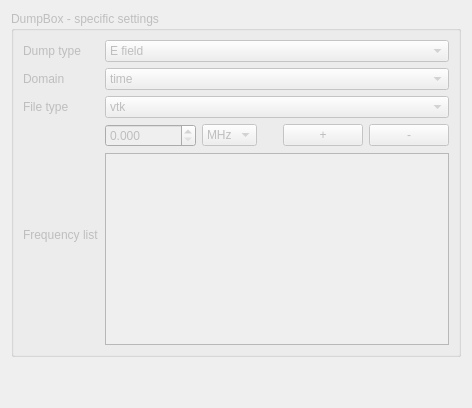
               <widget class="QWidget" name="DumpBox">
                <attribute name="title">
                 <string>DumpBox</string>
                </attribute>
                <layout class="QVBoxLayout" name="verticalLayout_50">
                 <item>
                  <widget class="QGroupBox" name="dumpboxProbeSettingsGroup">
                   <property name="enabled">
                    <bool>false</bool>
                   </property>
                   <property name="title">
                    <string>DumpBox - specific settings</string>
                   </property>
                   <layout class="QGridLayout" name="gridLayout_36">
                    <item row="1" column="1">
                     <widget class="QComboBox" name="dumpboxProbeDomain">
                      <item>
                       <property name="text">
                        <string>time</string>
                       </property>
                      </item>
                      <item>
                       <property name="text">
                        <string>frequency</string>
                       </property>
                      </item>
                     </widget>
                    </item>
                    <item row="0" column="0">
                     <widget class="QLabel" name="label_159">
                      <property name="text">
                       <string>Dump type</string>
                      </property>
                     </widget>
                    </item>
                    <item row="0" column="1">
                     <widget class="QComboBox" name="dumpboxProbeType">
                      <item>
                       <property name="text">
                        <string>E field</string>
                       </property>
                      </item>
                      <item>
                       <property name="text">
                        <string>H field</string>
                       </property>
                      </item>
                      <item>
                       <property name="text">
                        <string>J field</string>
                       </property>
                      </item>
                      <item>
                       <property name="text">
                        <string>D field</string>
                       </property>
                      </item>
                      <item>
                       <property name="text">
                        <string>B field</string>
                       </property>
                      </item>
                     </widget>
                    </item>
                    <item row="1" column="0">
                     <widget class="QLabel" name="label_160">
                      <property name="text">
                       <string>Domain</string>
                      </property>
                     </widget>
                    </item>
                    <item row="2" column="0">
                     <widget class="QLabel" name="label_161">
                      <property name="text">
                       <string>File type</string>
                      </property>
                     </widget>
                    </item>
                    <item row="2" column="1">
                     <widget class="QComboBox" name="dumpboxProbeFileType">
                      <item>
                       <property name="text">
                        <string>vtk</string>
                       </property>
                      </item>
                      <item>
                       <property name="text">
                        <string>hdf5</string>
                       </property>
                      </item>
                     </widget>
                    </item>
                    <item row="3" column="0">
                     <widget class="QLabel" name="label_162">
                      <property name="text">
                       <string>Frequency list</string>
                      </property>
                     </widget>
                    </item>
                    <item row="3" column="1">
                     <layout class="QVBoxLayout" name="verticalLayout_51">
                      <property name="leftMargin">
                       <number>0</number>
                      </property>
                      <property name="topMargin">
                       <number>0</number>
                      </property>
                      <property name="rightMargin">
                       <number>0</number>
                      </property>
                      <property name="bottomMargin">
                       <number>0</number>
                      </property>
                      <item>
                       <layout class="QHBoxLayout" name="horizontalLayout_89">
                        <property name="leftMargin">
                         <number>0</number>
                        </property>
                        <property name="topMargin">
                         <number>0</number>
                        </property>
                        <property name="rightMargin">
                         <number>0</number>
                        </property>
                        <property name="bottomMargin">
                         <number>0</number>
                        </property>
                        <item>
                         <widget class="QDoubleSpinBox" name="dumpboxProbeFrequencyInput">
                          <property name="enabled">
                           <bool>false</bool>
                          </property>
                          <property name="decimals">
                           <number>3</number>
                          </property>
                          <property name="minimum">
                           <double>0.000000000000000</double>
                          </property>
                          <property name="maximum">
                           <double>100000000000.000000000000000</double>
                          </property>
                          <property name="value">
                           <double>0.000000000000000</double>
                          </property>
                         </widget>
                        </item>
                        <item>
                         <widget class="QComboBox" name="dumpboxProbeFrequencyUnits">
                          <property name="enabled">
                           <bool>false</bool>
                          </property>
                          <property name="currentIndex">
                           <number>2</number>
                          </property>
                          <item>
                           <property name="text">
                            <string>Hz</string>
                           </property>
                          </item>
                          <item>
                           <property name="text">
                            <string>kHz</string>
                           </property>
                          </item>
                          <item>
                           <property name="text">
                            <string>MHz</string>
                           </property>
                          </item>
                          <item>
                           <property name="text">
                            <string>GHz</string>
                           </property>
                          </item>
                         </widget>
                        </item>
                        <item>
                         <spacer name="horizontalSpacer_78">
                          <property name="orientation">
                           <enum>Qt::Orientation::Horizontal</enum>
                          </property>
                          <property name="sizeType">
                           <enum>QSizePolicy::Policy::Preferred</enum>
                          </property>
                          <property name="sizeHint" stdset="0">
                           <size>
                            <width>20</width>
                            <height>20</height>
                           </size>
                          </property>
                         </spacer>
                        </item>
                        <item>
                         <widget class="QPushButton" name="dumpboxProbeFrequencyAddButton">
                          <property name="enabled">
                           <bool>false</bool>
                          </property>
                          <property name="text">
                           <string>+</string>
                          </property>
                         </widget>
                        </item>
                        <item>
                         <widget class="QPushButton" name="dumpboxProbeFrequencyRemoveButton">
                          <property name="enabled">
                           <bool>false</bool>
                          </property>
                          <property name="text">
                           <string>-</string>
                          </property>
                         </widget>
                        </item>
                       </layout>
                      </item>
                      <item>
                       <widget class="QListWidget" name="dumpboxProbeFrequencyList">
                        <property name="enabled">
                         <bool>false</bool>
                        </property>
                        <property name="sizePolicy">
                         <sizepolicy hsizetype="Preferred" vsizetype="Preferred">
                          <horstretch>0</horstretch>
                          <verstretch>0</verstretch>
                         </sizepolicy>
                        </property>
                       </widget>
                      </item>
                     </layout>
                    </item>
                   </layout>
                  </widget>
                 </item>
                 <item>
                  <spacer name="verticalSpacer_38">
                   <property name="orientation">
                    <enum>Qt::Orientation::Vertical</enum>
                   </property>
                   <property name="sizeHint" stdset="0">
                    <size>
                     <width>20</width>
                     <height>40</height>
                    </size>
                   </property>
                  </spacer>
                 </item>
                </layout>
               </widget>
